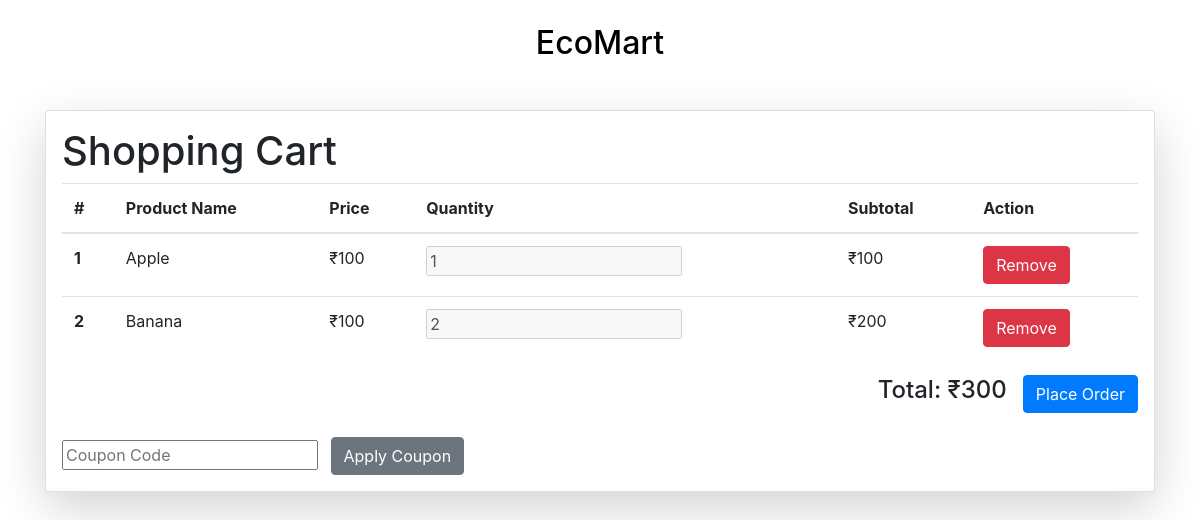
Page /cart/1 (signed in) on the committed database.
### vault.py (models this page shows, shortened)
class Cart(Base):
    __tablename__ = 'cart'
    cart_id = Column(Integer, primary_key=True, autoincrement=True)
    user_id = Column('user_id', Integer)
    product_id = Column('product_id', Integer)
    product_name = Column('product_name', String)
    quantity = Column('quantity', Integer)
    price = Column('price', Integer)
    created_at = Column('created_at', String)

### user_routes.py (the view)
@app.route('/cart/<int:pid>')
def cart(pid):
            product = agent.query(Cart).filter(Cart.user_id == pid).all()
            total = sum([product[i].price*product[i].quantity for i in range(len(product))])
            print(total)
            return render_template('user/cart.html', cart_items=product, total=total, user_id=session['user'])

### templates/user/cart.html (shortened to what this page needs)
<!DOCTYPE html>
<html lang="en">
  <head>
    <link
      rel="stylesheet"
      href="https://stackpath.bootstrapcdn.com/bootstrap/4.5.2/css/bootstrap.min.css"
    />
    <link
      rel="stylesheet"
      type="text/css"
      href="{{ url_for('static',filename='styles/header.css') }}"
    />
  </head>
  <body>
    <br />
    <div class="main">
      <div class="navigation">
        <h2><a href="/">EcoMart</a></h2>
      </div>
    </div>
    <div class="container mt-5 mb-5">
      <div class="card shadow-lg p-3 mb-5 bg-white rounded">
        <div class="row g-0">
          <div class="col-md-12">
            <h1>Shopping Cart</h1>
            <table class="table">
              <thead>
                <tr>
                  <th scope="col">#</th>
                  <th scope="col">Product Name</th>
                  <th scope="col">Price</th>
                  <th scope="col">Quantity</th>
                  <th scope="col">Subtotal</th>
                  <th scope="col">Action</th>
                </tr>
              </thead>
              <tbody id="cart-items">
                {% if cart_items %} {% for item in cart_items %}
                <tr>
                  <th scope="row">{{ loop.index }}</th>
                  <td>{{ item.product_name }}</td>
                  <td>₹{{ item.price }}</td>
                  <td>
                    <input
                      type="number"
                      name="quantity"
                      value="{{ item.quantity }}"
                      disabled
                    />
                  </td>
                  <td>₹{{ item.price * item.quantity }}</td>
                  <td>
                    <a href="/cart/del/{{item.cart_id}}">
                      <button class="btn btn-danger">Remove</button>
                    </a>
                  </td>
                </tr>
                {% endfor %} {% else %}
                <tr>
                  <td colspan="6">Your cart is empty.</td>
                </tr>
                {% endif %}
              </tbody>
            </table>
            <div class="d-flex justify-content-end align-items-center">
              {% if cart_items %}
              <h4 id="total-amount">Total: ₹{{ total }}</h4>
              <form action="/cart/place_order/{{user_id}}" method="POST">
                <button
                  type="submit"
                  class="btn btn-primary ml-3"
                  onclick="placeOrder()"
                >
                  Place Order
                </button>
              </form>
              {% endif %}
            </div>
            <br />
            <input
              type="text"
              id="coupon_code"
              name="coupon_code"
              placeholder="Coupon Code"
            />
            <button
              type="button"
              id="apply_coupon"
              class="btn btn-secondary ml-2"
              onclick="applyCoupon()"
            >
              Apply Coupon
            </button>
          </div>
        </div>
      </div>
    </div>
  </body>
</html>

### static/styles/header.css (style rules this page uses)
a { text-decoration: none; color: black; text-align: center; }
h2 { text-align: center; }

### rows in the picture
Cart: product_name "Apple", price "100", quantity "1", item.price*item.quantity "100"
Cart: product_name "Banana", price "100", quantity "2", item.price*item.quantity "200"

### other values in the picture
{{ total }} "300"
